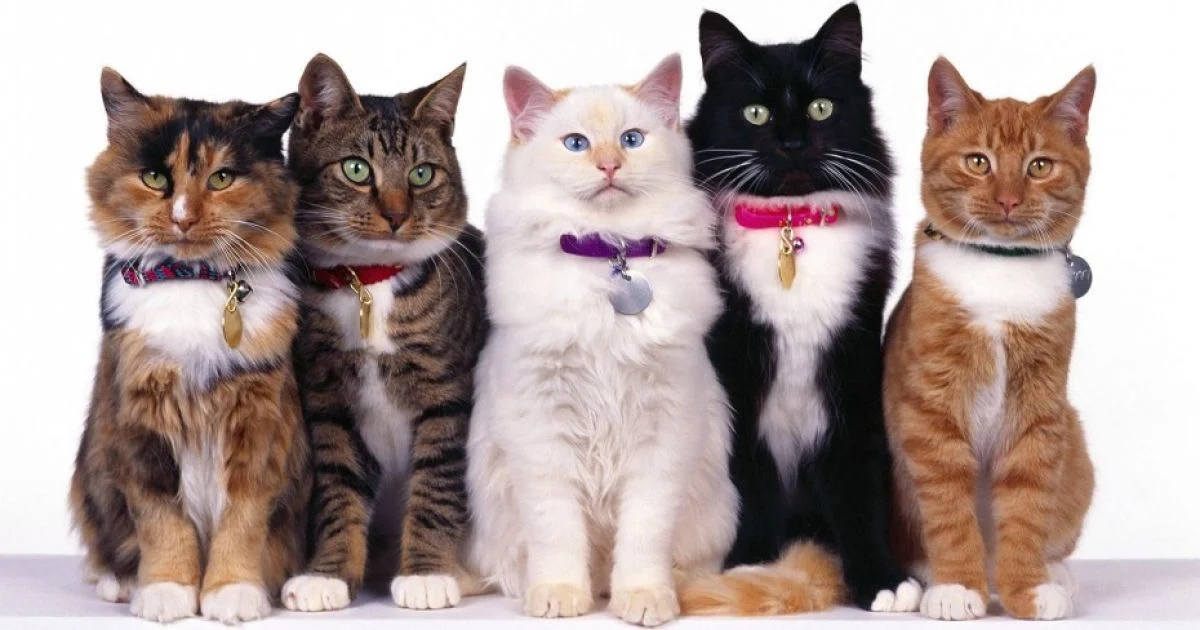
#> input picture 2024-2025/PMP-32/coursework/Viktoriia Pasichna/Gradient-Based Methods/Images/photo_cat.webp, 1200 x 630 px, given in place of photo_cat.jpg, which was not available
$ python roberts_edge_detection.py
#> lines starting #> are read from the running program, lines starting #| are printed output that depends on the picture; pictures that were not available may be replaced by others from this repository, and a replacement may not be noted
import cv2
import numpy as np
from scipy import ndimage

def roberts_cross_edge_detection(image_path, output_path):
#> called with image_path = 'Images/photo_cat.jpg', output_path = 'Outputs/roberts_edge_detection.jpg'
    roberts_cross_v = np.array([[1, 0],
                               [0, -1]])

    roberts_cross_h = np.array([[0, 1],
                               [-1, 0]])
    img = cv2.imread(image_path, 0).astype('float64')
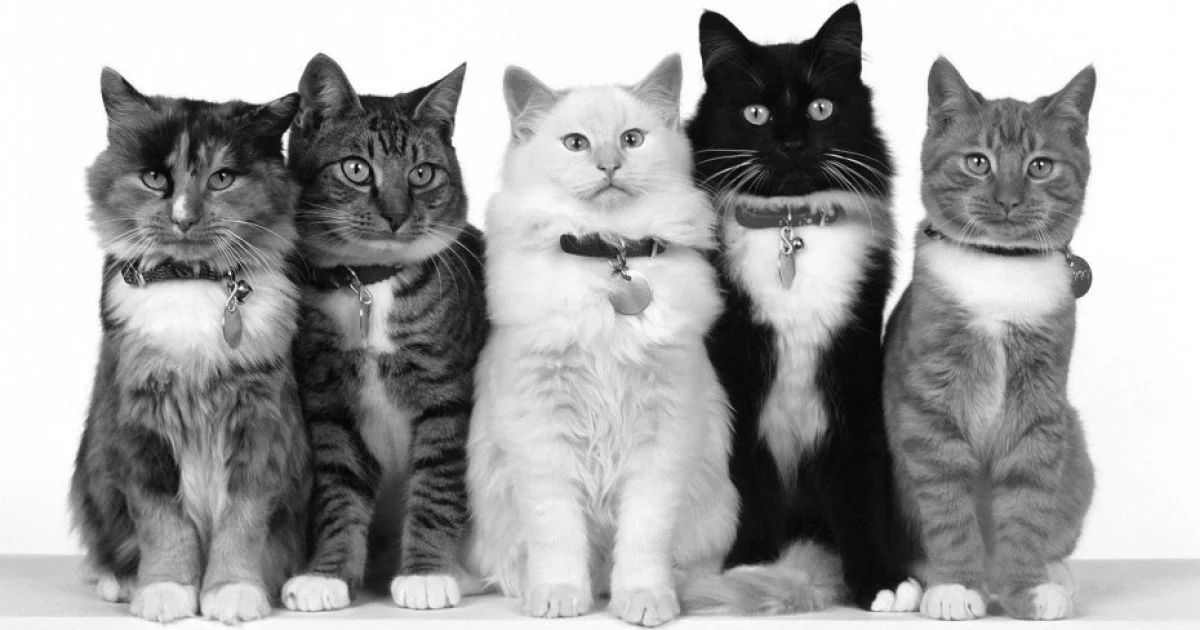
#> img: shape (630, 1200) float64; min 0, max 255, mean 162.6
    img /= 255.0

    vertical = ndimage.convolve(img, roberts_cross_v)
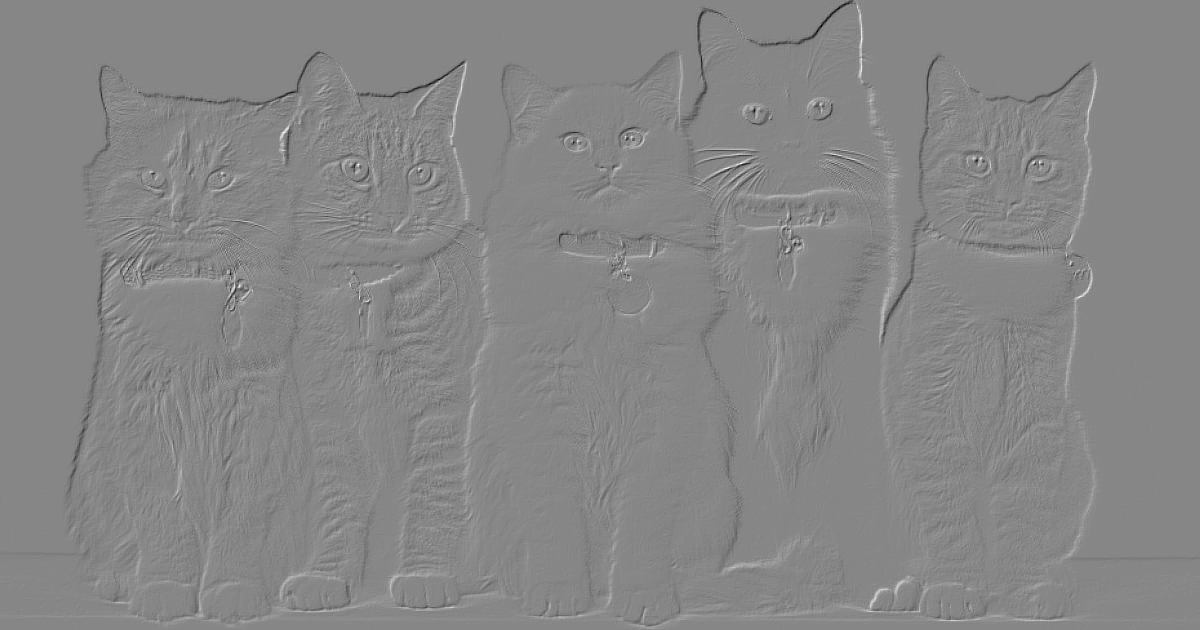
#> vertical: shape (630, 1200) float64; min -0.722, max 0.643, mean -4.21e-05; drawn with min black and max white
    horizontal = ndimage.convolve(img, roberts_cross_h)
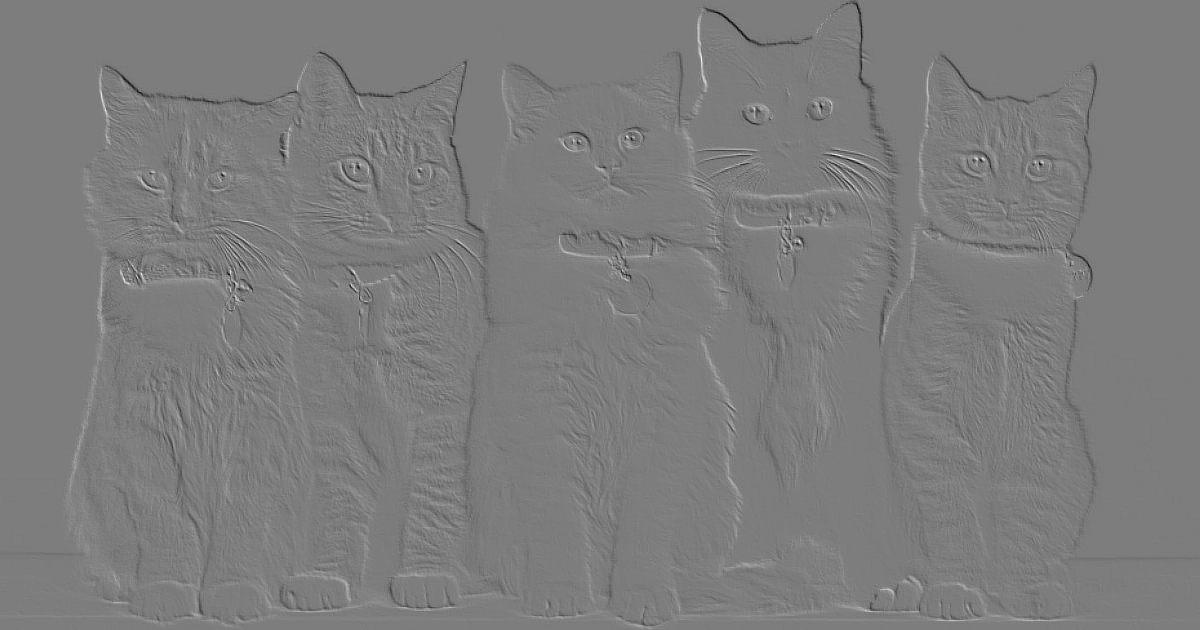
#> horizontal: shape (630, 1200) float64; min -0.718, max 0.745, mean -5.4e-05; drawn with min black and max white

    edged_img = np.sqrt(np.square(horizontal) + np.square(vertical))
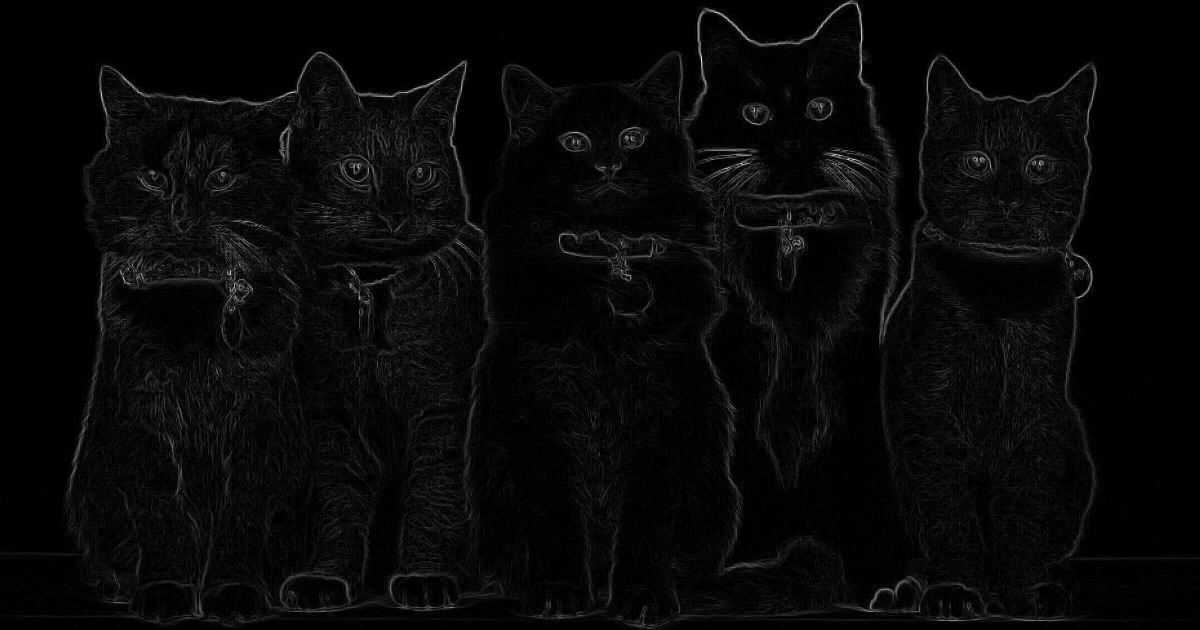
#> edged_img: shape (630, 1200) float64; min 0, max 0.979, mean 0.0321
    edged_img *= 255

    cv2.imwrite(output_path, edged_img)
    return edged_img

if __name__ == "__main__":
    input_path = "Images/photo_cat.jpg"
    output_path = "Outputs/roberts_edge_detection.jpg"
    result = roberts_cross_edge_detection(input_path, output_path)
    print("Edge detection completed. Result saved to:", output_path)
